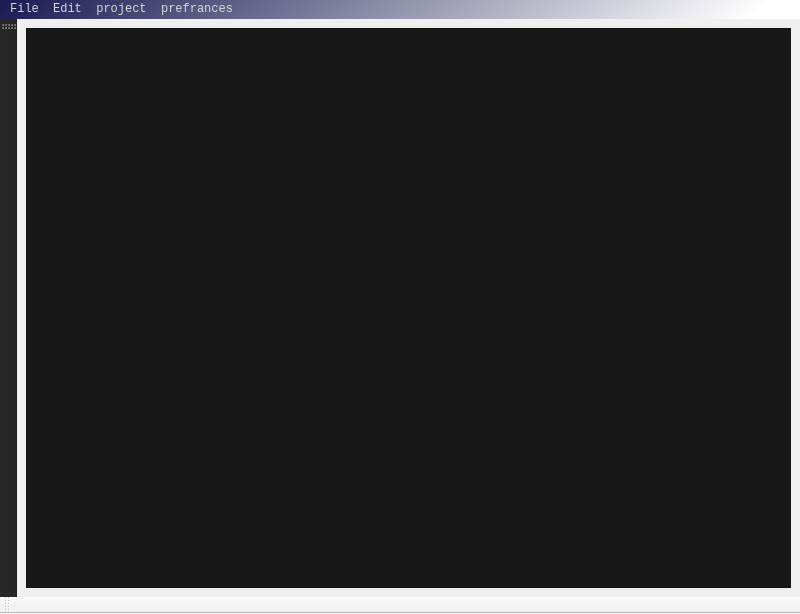
<?xml version="1.0" encoding="UTF-8"?>
<ui version="4.0">
 <class>MainWindow</class>
 <widget class="QMainWindow" name="MainWindow">
  <property name="geometry">
   <rect>
    <x>0</x>
    <y>0</y>
    <width>800</width>
    <height>614</height>
   </rect>
  </property>
  <property name="sizePolicy">
   <sizepolicy hsizetype="Maximum" vsizetype="Maximum">
    <horstretch>0</horstretch>
    <verstretch>0</verstretch>
   </sizepolicy>
  </property>
  <property name="font">
   <font>
    <family>Monospace</family>
   </font>
  </property>
  <property name="cursor">
   <cursorShape>PointingHandCursor</cursorShape>
  </property>
  <property name="windowTitle">
   <string>MainWindow</string>
  </property>
  <widget class="QWidget" name="centralwidget">
   <layout class="QGridLayout" name="gridLayout">
    <item row="0" column="0">
     <widget class="QPlainTextEdit" name="CodeEditor">
      <property name="sizePolicy">
       <sizepolicy hsizetype="Expanding" vsizetype="Expanding">
        <horstretch>100</horstretch>
        <verstretch>100</verstretch>
       </sizepolicy>
      </property>
      <property name="sizeIncrement">
       <size>
        <width>1</width>
        <height>1</height>
       </size>
      </property>
      <property name="layoutDirection">
       <enum>Qt::LayoutDirection::LeftToRight</enum>
      </property>
      <property name="autoFillBackground">
       <bool>true</bool>
      </property>
      <property name="styleSheet">
       <string notr="true">color: rgb(255, 255, 255);
background-color: rgb(24, 24, 24);
border-color: rgb(0, 0, 255);
selection-color: rgb(85, 0, 255);</string>
      </property>
      <property name="lineWrapMode">
       <enum>QPlainTextEdit::LineWrapMode::NoWrap</enum>
      </property>
      <property name="plainText">
       <string/>
      </property>
     </widget>
    </item>
   </layout>
  </widget>
  <widget class="QToolBar" name="BottomBar">
   <property name="windowTitle">
    <string>toolBar_2</string>
   </property>
   <attribute name="toolBarArea">
    <enum>BottomToolBarArea</enum>
   </attribute>
   <attribute name="toolBarBreak">
    <bool>false</bool>
   </attribute>
  </widget>
  <widget class="QMenuBar" name="menuBar">
   <property name="geometry">
    <rect>
     <x>0</x>
     <y>0</y>
     <width>800</width>
     <height>17</height>
    </rect>
   </property>
   <property name="styleSheet">
    <string notr="true">background-color: qlineargradient(spread:pad, x1:0, y1:0.479, x2:0.948045, y2:0.508, stop:0 rgba(27, 29, 83, 255), stop:1 rgba(255, 255, 255, 255));
color: rgb(217, 217, 217);</string>
   </property>
   <widget class="QMenu" name="menuProjects">
    <property name="title">
     <string>File</string>
    </property>
    <widget class="QMenu" name="menuopen">
     <property name="title">
      <string>open</string>
     </property>
     <addaction name="actionfile_2"/>
     <addaction name="actionFolder"/>
    </widget>
    <addaction name="actionsave"/>
    <addaction name="actionSave_as"/>
    <addaction name="actiondiscard"/>
    <addaction name="menuopen"/>
   </widget>
   <widget class="QMenu" name="menuEdit">
    <property name="title">
     <string>Edit</string>
    </property>
    <addaction name="actionquit"/>
    <addaction name="actionquit_without_saving"/>
   </widget>
   <widget class="QMenu" name="menuproject">
    <property name="title">
     <string>project</string>
    </property>
    <addaction name="actionsave_all"/>
    <addaction name="actionProjectManager"/>
   </widget>
   <widget class="QMenu" name="menuprefrances">
    <property name="title">
     <string>prefrances</string>
    </property>
    <addaction name="actionsyntax_highlighting"/>
    <addaction name="actionfont_and_stuff"/>
    <addaction name="actionStyle"/>
    <addaction name="actionother"/>
   </widget>
   <addaction name="menuProjects"/>
   <addaction name="menuEdit"/>
   <addaction name="menuproject"/>
   <addaction name="menuprefrances"/>
  </widget>
  <widget class="QToolBar" name="LeftBar">
   <property name="windowTitle">
    <string>toolBar</string>
   </property>
   <property name="styleSheet">
    <string notr="true">background-color: rgb(38, 38, 38);
color: rgb(193, 193, 193);</string>
   </property>
   <attribute name="toolBarArea">
    <enum>LeftToolBarArea</enum>
   </attribute>
   <attribute name="toolBarBreak">
    <bool>false</bool>
   </attribute>
   <addaction name="separator"/>
  </widget>
  <action name="actionsave">
   <property name="text">
    <string>save</string>
   </property>
   <property name="shortcut">
    <string>Ctrl+S</string>
   </property>
  </action>
  <action name="actionSave_as">
   <property name="text">
    <string>Save as</string>
   </property>
  </action>
  <action name="actiondiscard">
   <property name="text">
    <string>discard</string>
   </property>
  </action>
  <action name="actionproject">
   <property name="text">
    <string>project</string>
   </property>
  </action>
  <action name="actionfile">
   <property name="text">
    <string>file</string>
   </property>
  </action>
  <action name="actionproject_2">
   <property name="text">
    <string>project</string>
   </property>
  </action>
  <action name="actionFile">
   <property name="text">
    <string>File</string>
   </property>
  </action>
  <action name="actionsave_Project_files">
   <property name="text">
    <string>save Project files</string>
   </property>
  </action>
  <action name="actionSave_Project">
   <property name="text">
    <string>Save Project</string>
   </property>
  </action>
  <action name="actionquit">
   <property name="text">
    <string>quit</string>
   </property>
   <property name="shortcut">
    <string>Esc</string>
   </property>
  </action>
  <action name="actionquit_without_saving">
   <property name="text">
    <string>quit without saving</string>
   </property>
  </action>
  <action name="actionsave_all">
   <property name="text">
    <string>save all</string>
   </property>
  </action>
  <action name="actionProjectManager">
   <property name="text">
    <string>Project Manager</string>
   </property>
  </action>
  <action name="actionsyntax_highlighting">
   <property name="text">
    <string>syntax highlighting</string>
   </property>
  </action>
  <action name="actionfont_and_stuff">
   <property name="text">
    <string>font and stuff</string>
   </property>
  </action>
  <action name="actionStyle">
   <property name="text">
    <string>Style</string>
   </property>
  </action>
  <action name="actionother">
   <property name="text">
    <string>other</string>
   </property>
  </action>
  <action name="actionfile_2">
   <property name="text">
    <string>File</string>
   </property>
  </action>
  <action name="actionFolder">
   <property name="text">
    <string>Project</string>
   </property>
  </action>
 </widget>
 <resources/>
 <connections/>
</ui>
